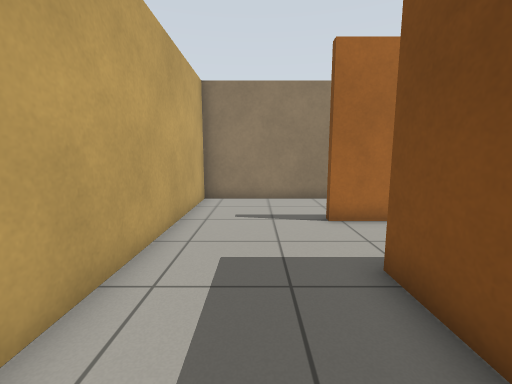
View 1 (above)

16 first-person views from a walk through a robot-simulator world made for Gazebo. The camera is 0.94 m above the floor, tilts 8° down and sees 90° across. The floor is counted in squares, 0.5 m on a side. Each view is taken from the middle of a square. On the plan, view 1 faces up. The plan holds only what a view shows up to about 15 squares ahead; the rest is blank.

View 2
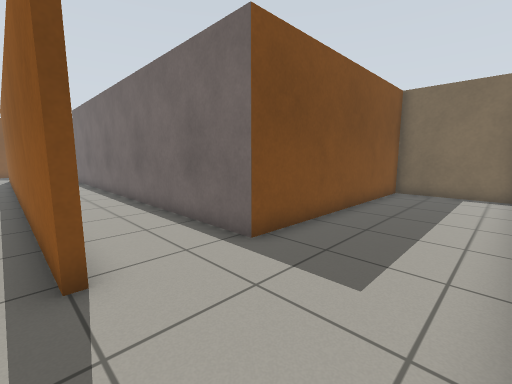

View 3
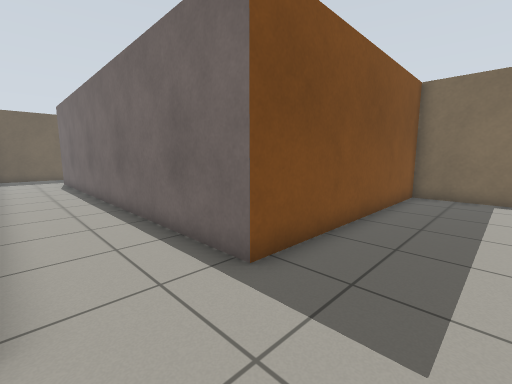

View 4
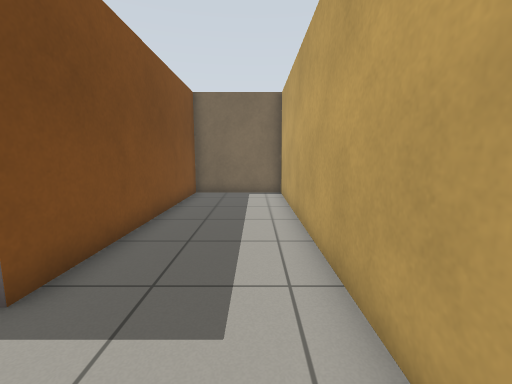

View 5
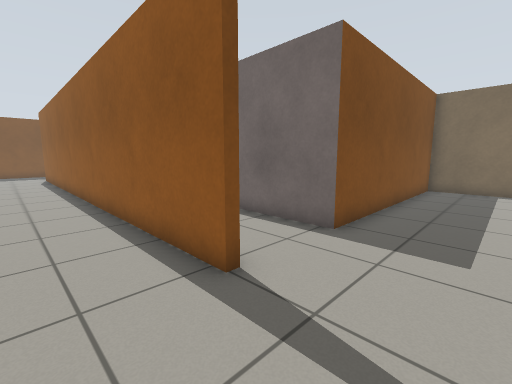

View 6
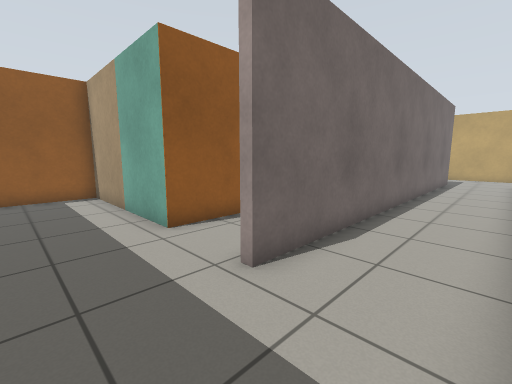

View 7
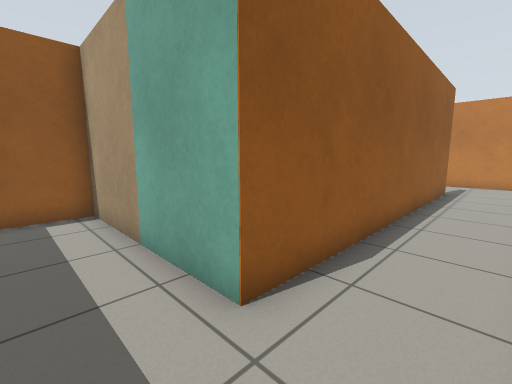

View 8
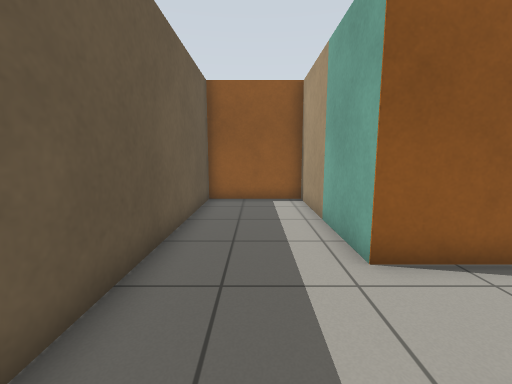

View 9
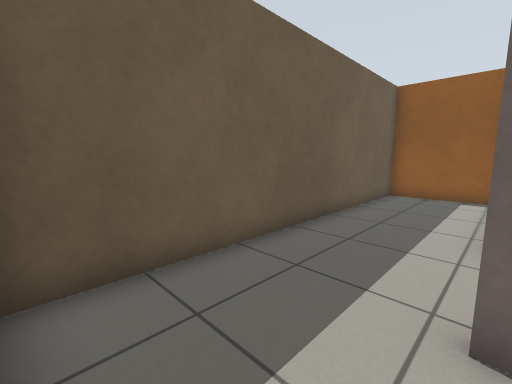

View 10
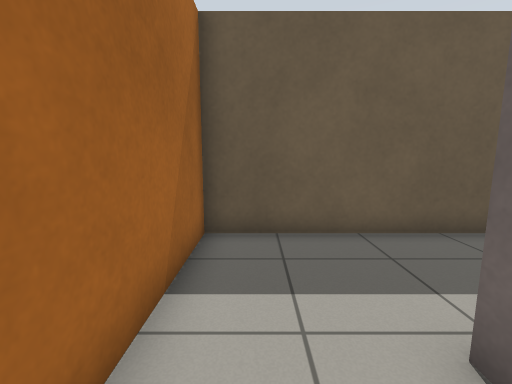

View 11
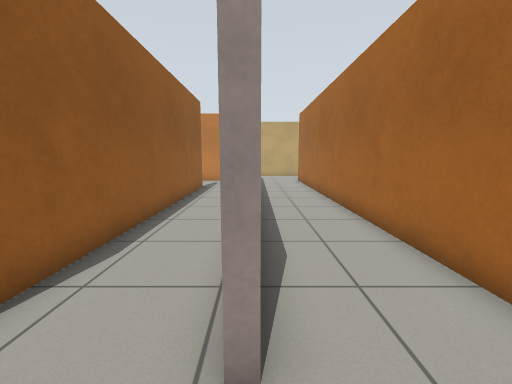

View 12
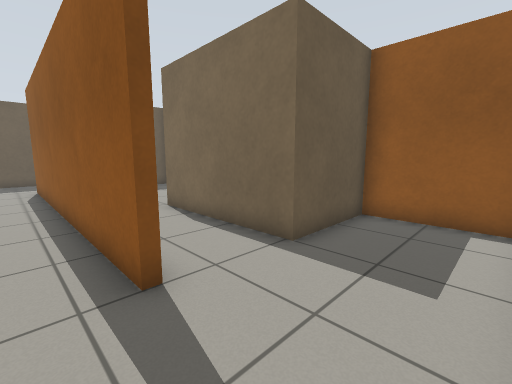

View 13
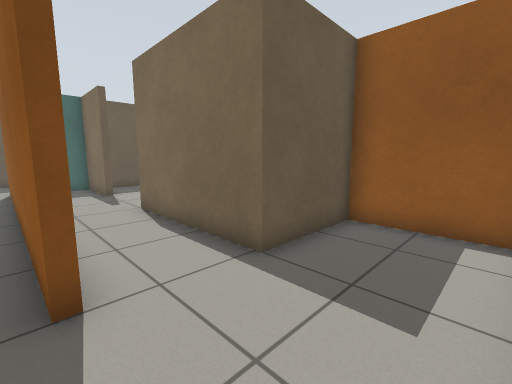

View 14
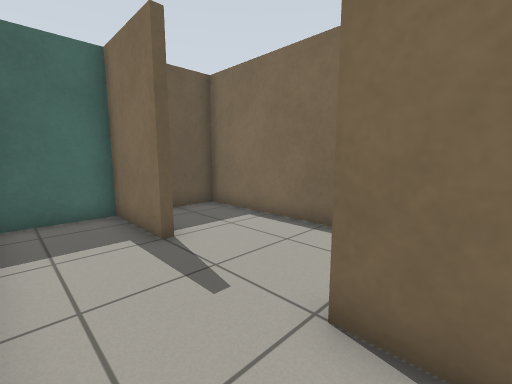

View 15
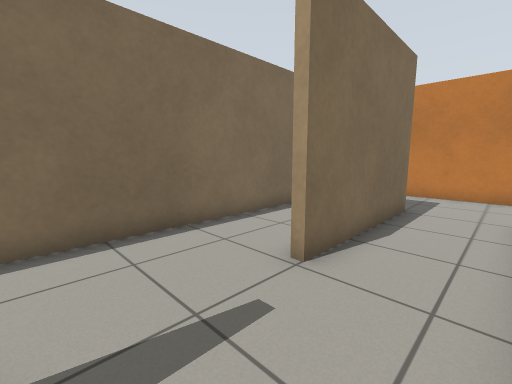

View 16
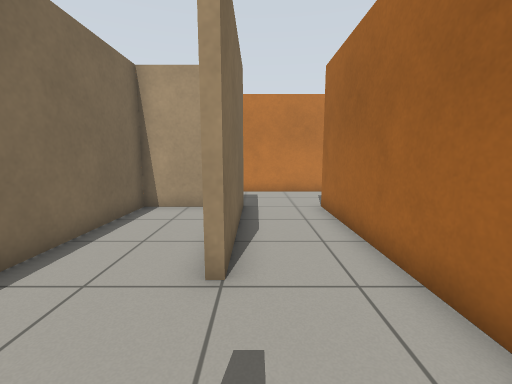

### Floor plan
Ten units are one square. View 1 is at (0, 0); x grows to the right and y downward. Boxes are objects, and circles mark ways between rooms. Rooms are numbered by the first view taken in them; rooms with no view inside come last. Other rooms are left out.
<svg viewBox="-28 -117 274 192">
<path fill="none" stroke="#000" d="M39 -73 21 -73M-23 -75 -23 62 21 62 21 -40 200 -40 200 -36M241 -35 241 -73 67 -73M20 -76 189 -76M32 -112 -23 -112 -23 -75M65 -8 200 -8 200 62 241 62 241 -35M24 -31 24 -4M137 -5 65 -5M165 29 165 25 197 25 197 -1M24 -4 24 35M29 62 63 62 63 25 123 25 123 29M66 39 66 62 197 62 197 36"/>
<circle cx="-5" cy="-80" r="3" fill="#2a7"/>
<circle cx="220" cy="-40" r="3" fill="#2a7"/>
<circle cx="45" cy="-10" r="3" fill="#2a7"/>
<circle cx="145" cy="30" r="3" fill="#2a7"/>
<text x="70" y="-50">1</text>
<text x="160" y="70">2</text>
<text x="150" y="-20">3</text>
<text x="100" y="20">4</text>
<text x="130" y="40">5</text>
</svg>
Room 1 opens to room 2. Room 1 opens to room 3. Room 3 opens to room 4. Room 4 opens to room 5.

Where each view was taken, in squares from view 1:
view 1: 0 up, 0 right, facing up
view 2: 8 up, 2 left, facing down-right
view 3: 7 up, 1 left, facing down-right
view 4: 7 up, 1 left, facing down
view 5: 10 up, 1 left, facing down-right
view 6: 7 up, 23 right, facing down-left
view 7: 3 up, 22 right, facing down-left
view 8: 5 up, 22 right, facing down
view 9: 7 up, 20 right, facing down-right
view 10: 6 up, 18 right, facing right
view 11: 4 up, 22 right, facing left
view 12: 2 up, 3 right, facing down-right
view 13: 1 up, 3 right, facing down-right
view 14: 0 up, 11 right, facing down-right
view 15: 0 up, 16 right, facing down-left
view 16: 2 down, 16 right, facing left
